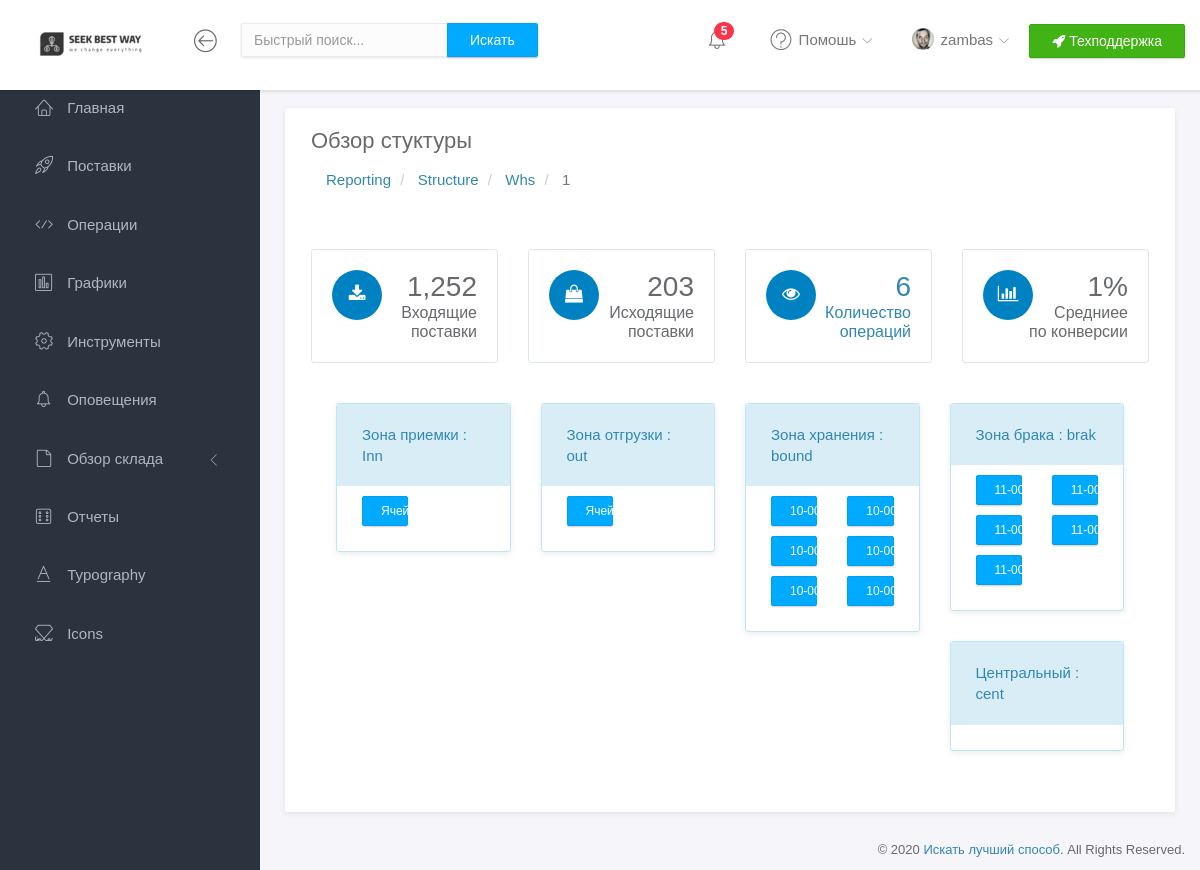
The app's page /reporting/structure/whs/1/ (signed in) with its own data.
### wmsbase/models.py (models this page shows, shortened)
class WarehouseObject(models.Model):
    name = models.CharField(verbose_name='Складской обьект',help_text="Помещение\Склад\Область действия\участок склада\ячейка с едиными правилами или свойстави", max_length=50, blank=False)
    parent = models.ForeignKey('self', verbose_name='Вышестоящий обьект', null=True, blank=True, on_delete=models.CASCADE)
    zero = models.BooleanField(verbose_name='Разрешение ОЗ',help_text="Разрещение отрицательного запаса", blank=False)
    short = models.CharField(verbose_name='Краткое имя', max_length=20, blank=False)
    type = models.ForeignKey(WarehouseObjectType, verbose_name='Тип обьекта',on_delete=models.CASCADE)
    bu = models.ForeignKey(BussinesUnit, verbose_name='Бизнес юнит', on_delete=models.CASCADE)
    ident = models.CharField(verbose_name='Идентификатор', max_length=20, blank=True, null=True)

### reporting/views.py (the view)
# urls.py: path('structure/whs/<int:id>/', views.warehouses, name='warehouses'),
@login_required(login_url='login/')
def warehouses(request, id): # структура склада запас
    lgort = WarehouseObject.objects.filter(id=id)
    all = []
    locations = []
    bins = []
    quants = []
    locations_qerry = WarehouseObject.objects.filter(parent_id=id)
    for s in locations_qerry:
        all.append(s)
    for s2 in lgort:
        all.append(s2)
    for i in all:
        if i.type.lowest != True:
            locations.append(i)
            querry_bins = WarehouseObject.objects.filter(parent_id=i.id)
            for b in querry_bins:
                if b.type.lowest == True:
                    bins.append(b)
    if not locations: #Значит это ячейка
        for v in lgort:
            locations.append(v)
            querry_quants = Quant.objects.filter(wo_id=v.id)
            for t in querry_quants:
                quants.append(t)
    path = line(request)  # Заполнение для навигационной панели
    infopanel = {}
    infopanel['operations'] = operations = Task.objects.all().count()
    return render(request,'warehouses.html', {'infopanel': infopanel, 'lgorts':locations, 'lowers': bins,'quants': quants, 'path': path[0], 'last': path[1]})

### reporting/views.py (called while the page is built)
def line(request): #Заполнение для навигационной панели
    url = request.path.split('/')[1:-1]
    path = []
    d = ''
    for str in url:
        path.append({'name':str.title(), 'url': d+str})
        d = d+str+'/'
    last = path[-1].get('name')
    return [path, last]

### templates/warehouses.html (shortened to what this page needs)
{% extends "wrapper.html" %}
{% load staticfiles %}
{% block content %}
<div class="container-fluid">
    <div class="panel panel-headline">
        <div class="panel-heading">
            <h3 class="panel-title">Обзор стуктуры</h3>
            {% include 'line.html' %}
        </div>
        <div class="panel-body">
{% include 'infopanel.html' %}
            <div class="panel-body">
                <div class="row">
                    {% for l in lgorts %}
                    {% if quants %}
                    <div class="col-md-12">
                    {% else %}
                    <div class="col-md-3">
                    {% endif %}
                        <div class="panel panel-info" href="#">
                            <div class="panel-heading"><a href="/reporting/structure/whs/{{ l.id}}">{{ l.name}} : {{ l.short}}</a>
                                </div>
                            <div class="panel-body">
                                <div class="row">
                                    {% for i in lowers %}
                                    {% if i.parent_id == l.id %}
                                    <div class="col-md-6">
                                        <a href="/reporting/structure/whs/{{ i.id}}">
                                            <button type="button" class="btn btn-primary btn-sm btn-block">{{ i.name }}</button>
                                        </a>
                                    </div>
                                    {% endif %}
                                    {% endfor %}
                                </div>
                            </div>
                        </div>
                    </div>
                    {% endfor %}
                </div>
            </div>
        </div>
        </div>
    </div>
    {% endblock %}

### templates/wrapper.html (shortened to what this page needs)
{% load staticfiles %}
<!doctype html>
<html lang="en">
<head>
    {% load staticfiles %}
    <link rel="stylesheet" href="{% static 'css/bootstrap.min.css' %}">
    <link rel="stylesheet" href="{% static 'vendor/font-awesome/css/font-awesome.min.css' %}">
    <link rel="stylesheet" href="{% static 'vendor/linearicons/style.css' %}">
    <link rel="stylesheet" href="{% static 'vendor/chartist/css/chartist-custom.css' %}">
    <link rel="stylesheet" href="{% static 'css/main.css' %}">
    <link rel="stylesheet" href="{% static 'css/demo.css' %}">
</head>
<body>
<div id="wrapper">
    <nav class="navbar navbar-default navbar-fixed-top">
        <div class="brand">
            <a href="/"><img src="{% static '/img/logo_exs.png' %}" alt="SBW Logo" class="img-responsive logo"></a>
        </div>
        <div class="container-fluid">
            <div class="navbar-btn">
                <button type="button" class="btn-toggle-fullwidth"><i class="lnr lnr-arrow-left-circle"></i></button>
            </div>
            <form class="navbar-form navbar-left">
                <div class="input-group">
                    <input type="text" value="" class="form-control" placeholder="Быстрый поиск...">
                    <span class="input-group-btn"><button type="button" class="btn btn-primary">Искать</button></span>
                </div>
            </form>
            <div class="navbar-btn navbar-btn-right">
                <a class="btn btn-success update-pro" href="#" title="Upgrade" target="_blank"><i
                        class="fa fa-rocket"></i> <span>Техподдержка</span></a>
            </div>
            <div id="navbar-menu">
                <ul class="nav navbar-nav navbar-right">
                    <li class="dropdown">
                        <a href="#" class="dropdown-toggle icon-menu" data-toggle="dropdown">
                            <i class="lnr lnr-alarm"></i>
                            <span class="badge bg-danger">5</span>
                        </a>
                    </li>
                    <li class="dropdown">
                        <a href="#" class="dropdown-toggle" data-toggle="dropdown"><i
                                class="lnr lnr-question-circle"></i> <span>Помошь</span> <i
                                class="icon-submenu lnr lnr-chevron-down"></i></a>
                    </li>
                    <li class="dropdown">
                        <a href="#" class="dropdown-toggle" data-toggle="dropdown"><img
                                src="{% static 'img/user.png' %}" class="img-circle" alt="Avatar">
                            <span>{{ user }}</span> <i class="icon-submenu lnr lnr-chevron-down"></i></a>
                    </li>
                </ul>
            </div>
        </div>
    </nav>
    <div id="sidebar-nav" class="sidebar">
        <div class="sidebar-scroll">
            <nav>
                <ul class="nav">
                    {% if path == '/' %}
                    <li><a href="/" class="active"><i class="lnr lnr-home"></i> <span>Главная </span></a></li>
                    {% else %}
                    <li><a href="/" class=""><i id='numex' class="lnr lnr-home"></i> <span>Главная </span></a></li>
                    {% endif %}
                    {% if path == '/delivery/' %}
                    <li><a href="/delivery/" class="active"><i class="lnr lnr-rocket"></i> <span>Поставки</span></a>
                    </li>
                    {% else %}
                    <li><a href="/delivery/" class=""><i class="lnr lnr-rocket"></i> <span>Поставки</span></a></li>
                    {% endif %}
                    {% if path == '/operations/orders/' %}
                    <li><a href="/operations/orders/" class="active"><i class="lnr lnr-code"></i> <span>Операции</span></a>
                    </li>
                    {% else %}
                    <li><a href="/operations/orders/" class=""><i class="lnr lnr-code"></i> <span>Операции</span></a></li>
                    {% endif %}
                    {% if path == '/' %}
                    <li><a href="charts.html" class=""><i class="lnr lnr-chart-bars"></i> <span>Графики</span></a>
                    </li>
                    {% else %}
                    <li><a href="charts.html" class=""><i class="lnr lnr-chart-bars"></i> <span>Графики</span></a>
                    </li>
                    {% endif %}
                    {% if path == '/' %}
                    <li><a href="panels.html" class=""><i class="lnr lnr-cog"></i> <span>Инструменты</span></a></li>
                    {% else %}
                    <li><a href="panels.html" class=""><i class="lnr lnr-cog"></i> <span>Инструменты</span></a></li>
                    {% endif %}
                    {% if path == '/' %}
                    <li><a href="notifications.html" class=""><i class="lnr lnr-alarm"></i> <span>Оповещения</span></a>
                    </li>
                    {% else %}
                    <li><a href="notifications.html" class=""><i class="lnr lnr-alarm"></i> <span>Оповещения</span></a>
                    </li>
                    {% endif %}
                    <li>
                        <a href="#subPages" data-toggle="collapse" class="collapsed"><i class="lnr lnr-file-empty"></i>
                            <span>Обзор склада</span> <i class="icon-submenu lnr lnr-chevron-left"></i></a>
                    </li>
                    <li><a href="tables.html" class=""><i class="lnr lnr-dice"></i> <span>Отчеты</span></a></li>
                    <li><a href="typography.html" class=""><i class="lnr lnr-text-format"></i>
                        <span>Typography</span></a></li>
                    <li><a href="icons.html" class=""><i class="lnr lnr-linearicons"></i> <span>Icons</span></a></li>
                </ul>
            </nav>
        </div>
    </div>
    <div class="main">
        <div class="main-content">
            {% block content %}
            {% endblock %}
        </div>
    </div>
    <footer>
        <div class="container-fluid">
            <p class="copyright">&copy; 2020 <a href="https://www.seekbestway.ru" target="_blank">Искать лучший
                способ</a>. All Rights Reserved.</p>
        </div>
    </footer>
</div>
</body>
</html>

### templates/line.html
{% load staticfiles %}
{% block content %}
            <ol class="breadcrumb ">
                {% for i in path %}
                {% if i.name == last %}
                <li class="breadcrumb-item active"> {{ i.name }}</li>
                {% else %}
                <li class="breadcrumb-item"><a href="/{{ i.url }}/"> {{ i.name }}</a></li>
                {% endif %}
                {% endfor %}
            </ol>
{% endblock %}

### templates/infopanel.html
{% load staticfiles %}
{% block content %}
<div class="row">
                <div class="col-md-3">
                    <div class="metric">
                        <span class="icon"><i class="fa fa-download"></i></span>
                        <p>
                            <span class="number">1,252</span>
                            <span class="title">Входящие поставки</span>
                        </p>
                    </div>
                </div>
                <div class="col-md-3">
                    <div class="metric">
                        <span class="icon"><i class="fa fa-shopping-bag"></i></span>
                        <p>
                            <span class="number">203</span>
                            <span class="title">Исходящие поставки</span>
                        </p>
                    </div>
                </div>
                <div class="col-md-3">
                    <div class="metric">
                        <span class="icon"><i class="fa fa-eye"></i></span>
                        <a href="/operations/"> <p>
                            <span class="number">{{ infopanel.operations }}</span>
                            <span class="title">Количество операций</span>
                        </p></a>
                    </div>
                </div>
                <div class="col-md-3">
                    <div class="metric">
                        <span class="icon"><i class="fa fa-bar-chart"></i></span>
                        <p>
                            <span class="number">1%</span>
                            <span class="title">Средниее по конверсии</span>
                        </p>
                    </div>
                </div>
            </div>
{% endblock %}

### records on screen
WarehouseObject: name "Зона приемки", short "Inn"
WarehouseObject: name "Ячейка приемки"
WarehouseObject: name "Зона отгрузки", short "out"
WarehouseObject: name "Ячейка отгрузки"
WarehouseObject: name "Зона хранения", short "bound"
WarehouseObject: name "10-00-01"
WarehouseObject: name "10-00-02"
WarehouseObject: name "10-00-03"
WarehouseObject: name "10-00-04"
WarehouseObject: name "10-00-05"
WarehouseObject: name "10-00-06"
WarehouseObject: name "Зона брака", short "brak"
WarehouseObject: name "11-00-01"
WarehouseObject: name "11-00-02"
WarehouseObject: name "11-00-03"
WarehouseObject: name "11-00-04"
WarehouseObject: name "11-00-05"
WarehouseObject: name "Центральный", short "cent"

### other values on screen
{{ user }} "zambas"
{{ i.name }} "Reporting" "Structure" "Whs"
{{ i.name }} "1"
{{ infopanel.operations }} "6"
